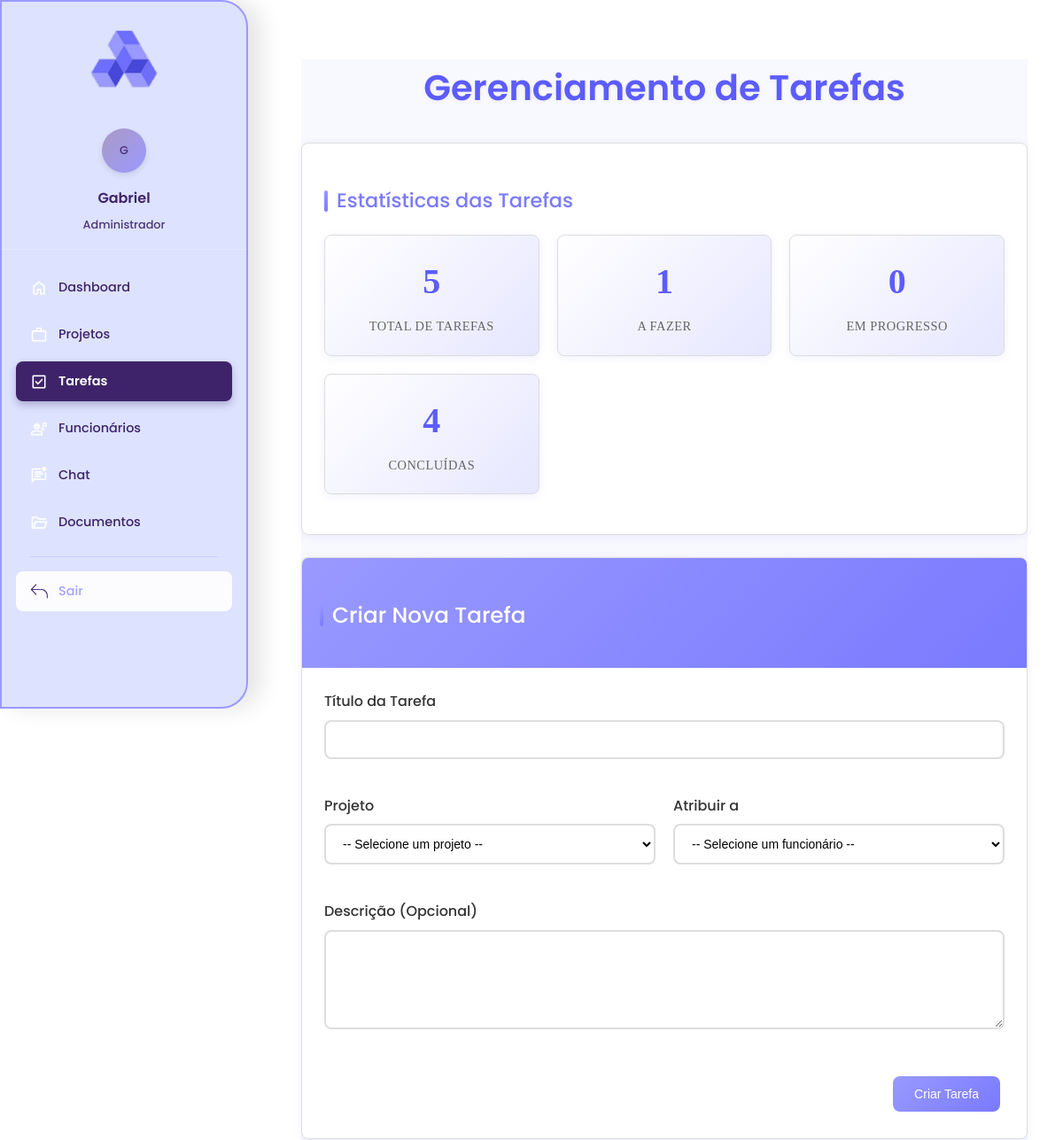
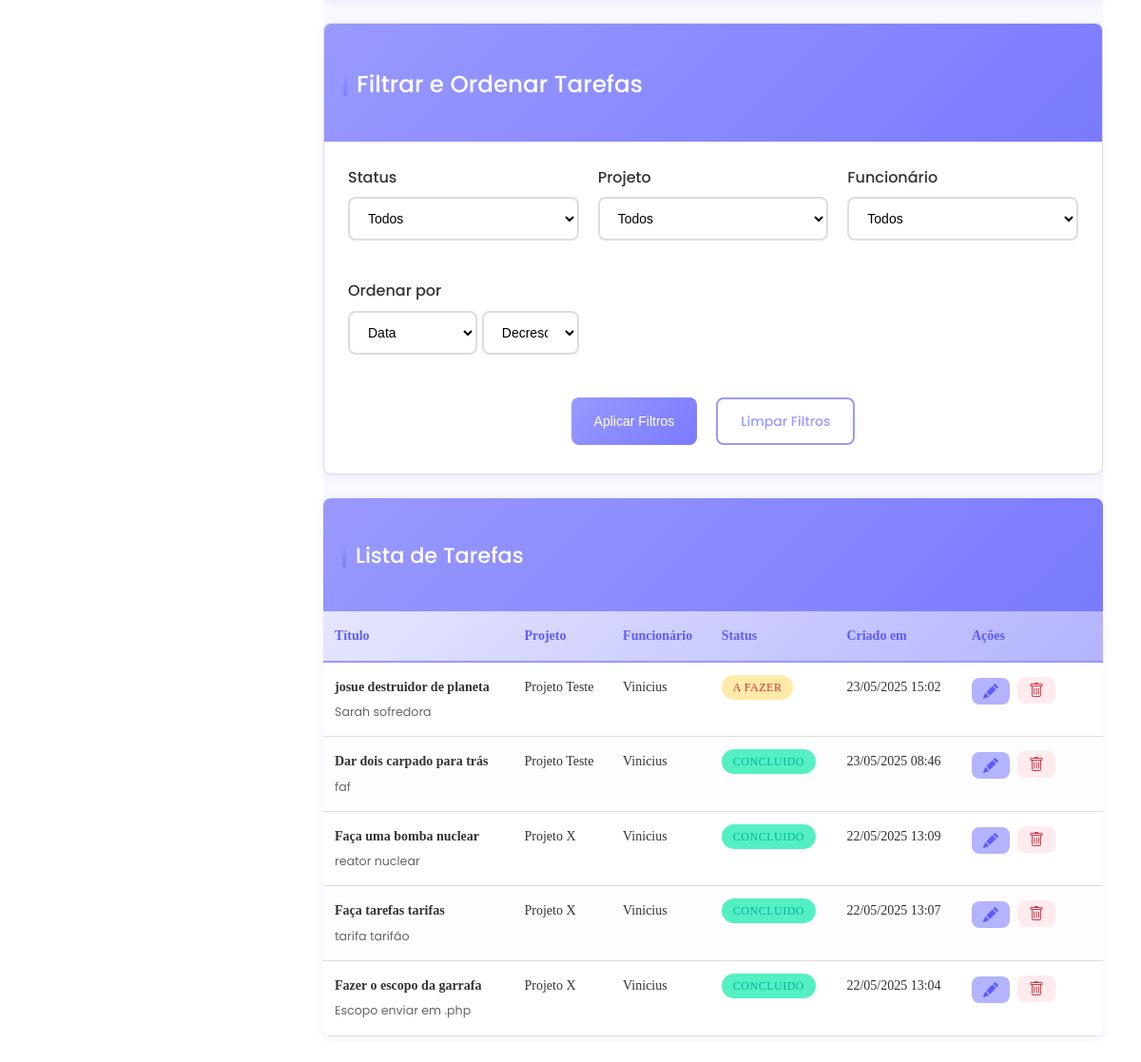
The app's page /gestor/tarefas/tarefas.php (signed in), older data (2 pictures, top to bottom).
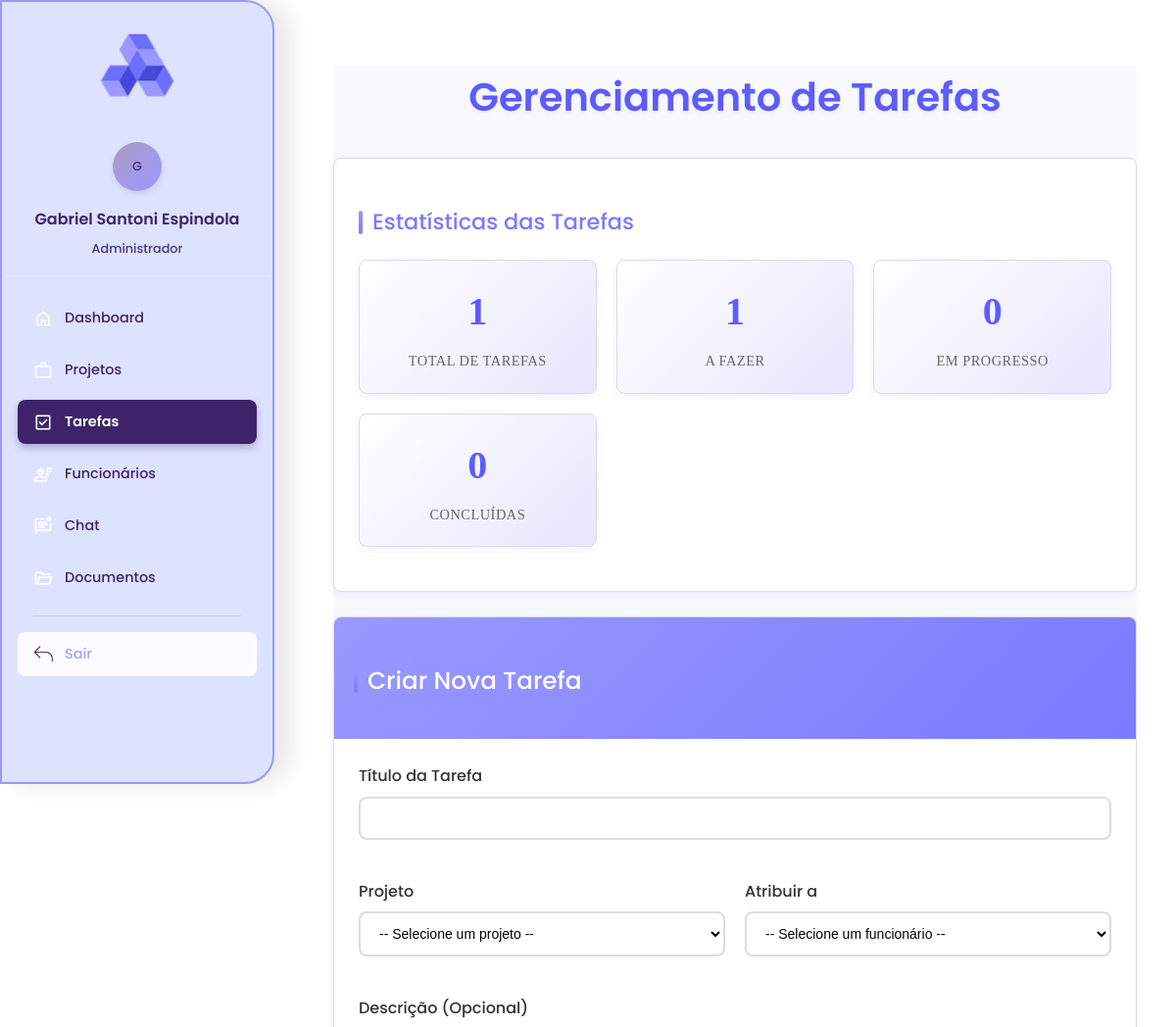
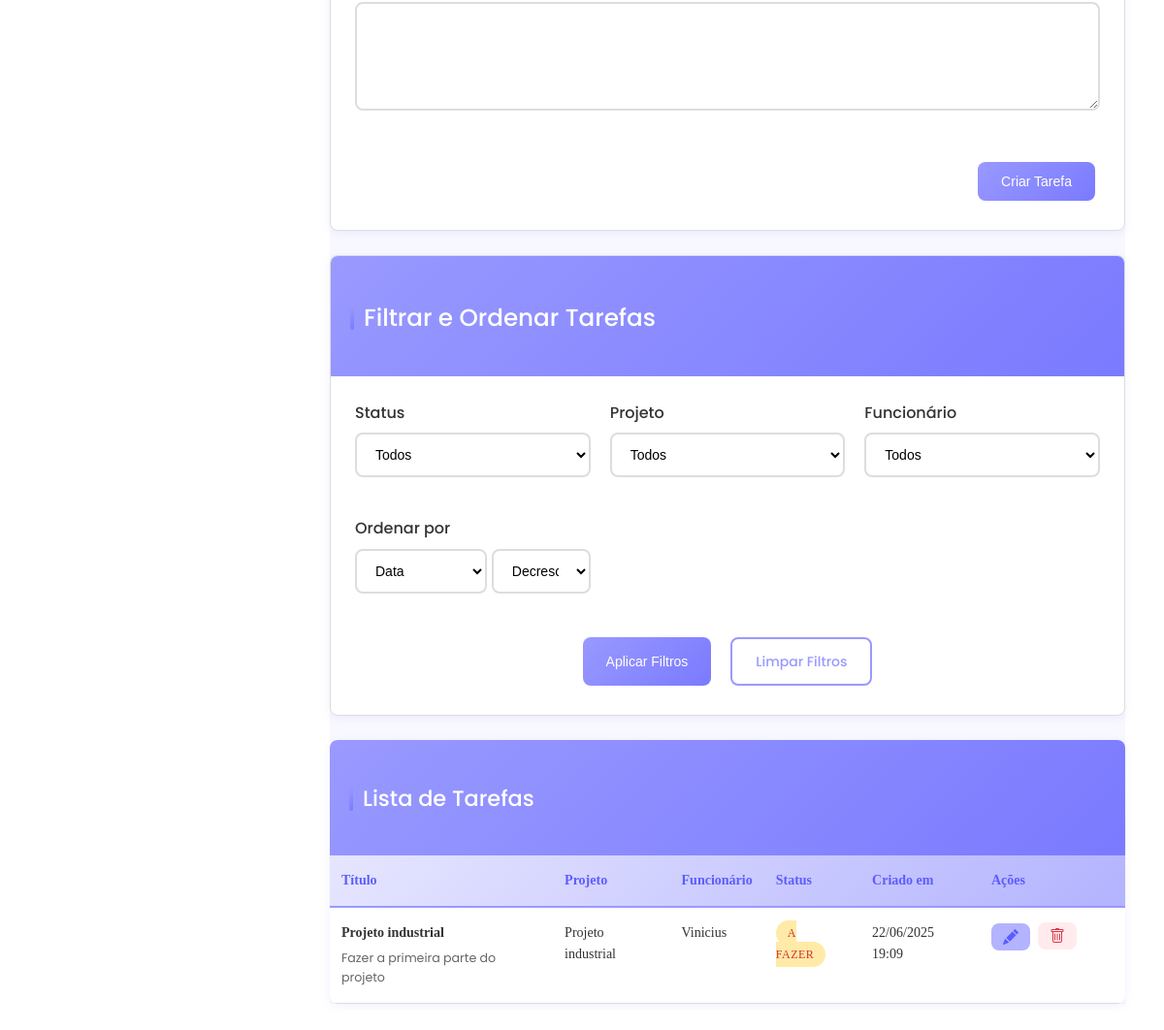
The same page, newer data (2 pictures, top to bottom).
### tables this page shows
CREATE TABLE `tarefas` (
  `id` int(11) NOT NULL,
  `titulo` varchar(255) NOT NULL,
  `descricao` text DEFAULT NULL,
  `status` enum('a_fazer','em_progresso','concluido') DEFAULT 'a_fazer',
  `prioridade` enum('baixa','media','alta') DEFAULT 'media',
  `prazo` date DEFAULT NULL,
  `projeto_id` int(11) DEFAULT NULL,
  `funcionario_id` int(11) DEFAULT NULL,
  `criado_em` timestamp NOT NULL DEFAULT current_timestamp()
);

CREATE TABLE `projetos` (
  `id` int(11) NOT NULL,
  `titulo` varchar(255) NOT NULL,
  `descricao` text DEFAULT NULL,
  `cliente_id` int(11) DEFAULT NULL,
  `status` enum('pendente','aprovado','em_andamento','finalizado','ajustes') DEFAULT 'pendente',
  `data_inicio` date DEFAULT NULL,
  `data_fim` date DEFAULT NULL,
  `criado_em` timestamp NOT NULL DEFAULT current_timestamp()
);

CREATE TABLE `usuarios` (
  `id` int(11) NOT NULL,
  `nome` varchar(100) NOT NULL,
  `email` varchar(100) NOT NULL,
  `senha` varchar(255) NOT NULL,
  `tipo` enum('cliente','admin','funcionario') NOT NULL,
  `criado_em` timestamp NOT NULL DEFAULT current_timestamp()
);

### gestor/tarefas/tarefas.php (the view, shortened to what the changed rows need)
<?php
require '../../conexao.php';
$ordenar_por = $_GET['ordenar'] ?? 'criado_em';
$ordem = $_GET['ordem'] ?? 'DESC';
$where_conditions = [];
$params = [];
$param_types = '';
$where_sql = !empty($where_conditions) ? "WHERE " . implode(" AND ", $where_conditions) : "";
$ordem_valida = in_array($ordem, ['ASC', 'DESC']) ? $ordem : 'DESC';
$colunas_validas = ['titulo', 'status', 'criado_em', 'nome_projeto', 'nome_funcionario'];
$ordenar_valido = in_array($ordenar_por, $colunas_validas) ? $ordenar_por : 'criado_em';
$sql = "
    SELECT
        t.id, t.titulo, t.descricao, t.status, t.criado_em,
        p.titulo AS nome_projeto,
        u.nome AS nome_funcionario
    FROM tarefas t
    LEFT JOIN projetos p ON t.projeto_id = p.id
    LEFT JOIN usuarios u ON t.funcionario_id = u.id
    $where_sql
    ORDER BY $ordenar_valido $ordem_valida
";
if (!empty($params)) {
    $stmt = $conn->prepare($sql);
    $stmt->bind_param($param_types, ...$params);
    $stmt->execute();
    $result = $stmt->get_result();
} else {
    $result = $conn->query($sql);
}
$stats_sql = "
    SELECT
        COUNT(*) as total,
        SUM(CASE WHEN status = 'a_fazer' THEN 1 ELSE 0 END) as a_fazer,
        SUM(CASE WHEN status = 'em_progresso' THEN 1 ELSE 0 END) as em_progresso,
        SUM(CASE WHEN status = 'concluido' THEN 1 ELSE 0 END) as concluido
    FROM tarefas
";
$stats = $conn->query($stats_sql)->fetch_assoc();
?>
<!DOCTYPE html>
<html lang="pt-br">
<head>
    <link rel="stylesheet" href="../css/geral.css">
    <?php include '../sidebar.php'; ?>
</head>
<body>
<body>
    <div class="main-content">
        <div class="conteudo-principal">
            <h1 class="fade-in">Gerenciamento de Tarefas</h1>
            <div class="card fade-in">
                <div class="card-body">
                    <div class="stats-grid">
                        <div class="stat-item">
                            <span class="stat-number"><?= $stats['total'] ?></span>
                            <span class="stat-label">Total de Tarefas</span>
                        </div>
                        <div class="stat-item">
                            <span class="stat-number"><?= $stats['concluido'] ?></span>
                            <span class="stat-label">Concluídas</span>
                        </div>
                    </div>
                </div>
            </div>
            <div class="table-container fade-in">
                <div class="table-responsive">
                    <table>
                        <thead>
                            <tr>
                                <th>Título</th>
                                <th>Projeto</th>
                                <th>Funcionário</th>
                                <th>Status</th>
                                <th>Criado em</th>
                                <th style="width: 150px;">Ações</th>
                            </tr>
                        </thead>
                        <tbody>
                            <?php if ($result->num_rows > 0): ?>
                                <?php while ($t = $result->fetch_assoc()): ?>
                                    <tr>
                                        <td>
                                            <strong><?= htmlspecialchars($t['titulo']) ?></strong>
                                            <?php if ($t['descricao']): ?>
                                                <p style="font-size: 0.9em; color: #666; margin: 5px 0 0 0;"><?= htmlspecialchars(substr($t['descricao'], 0, 70)) ?><?= strlen($t['descricao']) > 70 ? '...' : '' ?></p>
                                            <?php endif; ?>
                                        </td>
                                        <td><?= htmlspecialchars($t['nome_projeto'] ?? 'N/A') ?></td>
                                        <td><?= htmlspecialchars($t['nome_funcionario'] ?? 'N/A') ?></td>
                                        <td>
                                            <?php
                                            $status_class = 'status-' . str_replace('_', '-', $t['status']);
                                            $status_text = ucwords(str_replace('_', ' ', $t['status']));
                                            ?>
                                            <span class="status-badge <?= $status_class ?>"><?= $status_text ?></span>
                                        </td>
                                        <td><?= date('d/m/Y H:i', strtotime($t['criado_em'])) ?></td>
                                        <td>
                                            <div class="table-actions">
                                                <a href="tarefas.php?editar=<?= $t['id'] ?>#form-tarefa" class="action-link action-edit" data-tooltip="Editar">
                                                </a>
                                                <form method="POST" onsubmit="return confirm('Tem certeza que deseja excluir esta tarefa?')" style="display: inline;">
                                                    <button type="submit" class="action-link action-delete" data-tooltip="Excluir">
                                                    </button>
                                                </form>
                                            </div>
                                        </td>
                                    </tr>
                                <?php endwhile; ?>
                            <?php else: ?>
                                <tr>
                                    <td colspan="6" style="text-align: center; padding: 40px;">Nenhuma tarefa encontrada com os filtros aplicados.</td>
                                </tr>
                            <?php endif; ?>
                        </tbody>
                    </table>
                </div>
            </div>
        </div>
    </div>
</body>
</html>

### gestor/sidebar.php (shortened to what the changed rows need)
<?php
function getUserTypeName($type)
{
    $types = [
        'admin' => 'Administrador',
        'funcionario' => 'Funcionário',
        'cliente' => 'Cliente'
    ];
    return $types[$type] ?? 'Usuário';
}
function getCurrentDepth()
{
    $currentPath = $_SERVER['REQUEST_URI'];
    $pathParts = explode('/', trim($currentPath, '/'));
    $pathParts = array_filter($pathParts);
    $augebitIndex = array_search('augebit', $pathParts);
    if ($augebitIndex !== false) {
        return count($pathParts) - $augebitIndex - 1;
    }
    return 0;
}
$depth = getCurrentDepth();
$basePath = str_repeat('../', $depth) . 'augebit/gestor/';
$assetsPath = str_repeat('../', $depth) . 'augebit/assets/';
$navigation = [
    'all' => [
        [
            'icon' => 'icones/Dashboard.png',
            'label' => 'Dashboard',
            'url' => $basePath . 'dashboard_gestor.php',
            'active' => basename($_SERVER['PHP_SELF']) === 'dashboard_gestor.php'
        ],
        [
            'icon' => 'icones/projetos.png',
            'label' => 'Projetos',
            'url' => $basePath . 'projetos/listar_projetos.php',
            'active' => strpos($_SERVER['PHP_SELF'], 'projetos') !== false
        ],
        [
            'icon' => 'icones/NovaTarefa.png',
            'label' => 'Tarefas',
            'url' => $basePath . 'tarefas/tarefas.php',
            'active' => strpos($_SERVER['PHP_SELF'], 'tarefas') !== false
        ],
        [
            'icon' => 'icones/funcionarios.png',
            'label' => 'Funcionários',
            'url' => $basePath . 'usuarios/funcionarios.php',
            'active' => strpos($_SERVER['PHP_SELF'], 'funcionarios') !== false
        ],
        [
            'icon' => 'icones/chat.png',
            'label' => 'Chat',
            'url' => $basePath . 'chat.php',
            'active' => basename($_SERVER['PHP_SELF']) === 'chat.php'
        ],
        [
            'icon' => 'icones/documentos.png',
            'label' => 'Documentos',
            'url' => $basePath . 'documentos/visualizar_documentos.php',
            'active' => strpos($_SERVER['PHP_SELF'], 'documentos') !== false
        ]
    ],
];
$userType = $_SESSION['usuario_tipo'] ?? 'cliente';
$navItems = array_merge(
    $navigation['all'] ?? [],
    $navigation[$userType] ?? []
);
?>
<nav class="sidebar" id="sidebar">
    <div class="user-info">
        <div class="user-avatar">
            <span><?= strtoupper(substr($_SESSION['usuario_nome'] ?? 'U', 0, 1)) ?></span>
        </div>
        <h3><?= htmlspecialchars($_SESSION['usuario_nome'] ?? 'Usuário') ?></h3>
        <span><?= getUserTypeName($userType) ?></span>
    </div>
    <ul class="nav-menu">
        <?php foreach ($navItems as $item): ?>
            <li class="nav-item">
                <a href="<?= htmlspecialchars($item['url']) ?>" class="nav-link <?= $item['active'] ? 'active' : '' ?>"
                    title="<?= htmlspecialchars($item['label']) ?>" data-url="<?= htmlspecialchars($item['url']) ?>">
                    <span class="nav-icon">
                        <img src="<?= $assetsPath ?>img/<?= $item['icon'] ?>" alt="<?= htmlspecialchars($item['label']) ?>"
                            onerror="this.src='<?= $assetsPath ?>img/icones/default.png'">
                    </span>
                    <span class="nav-text"><?= htmlspecialchars($item['label']) ?></span>
                </a>
            </li>
        <?php endforeach; ?>
    </ul>
</nav>

Row changes from the older to the newer data that the page shows:
removed tarefas: titulo "josue destruidor de planeta", descricao "Sarah sofredora", projeto.titulo "Projeto Teste", funcionario.nome "Vinicius", status "A FAZER", criado_em "23/05/2025 15:02"
removed tarefas: titulo "Dar dois carpado para trás", descricao "faf", projeto.titulo "Projeto Teste", funcionario.nome "Vinicius", status "CONCLUIDO", criado_em "23/05/2025 08:46"
removed tarefas: titulo "Faça uma bomba nuclear", descricao "reator nuclear", projeto.titulo "Projeto X", funcionario.nome "Vinicius", status "CONCLUIDO", criado_em "22/05/2025 13:09"
removed tarefas: titulo "Faça tarefas tarifas", descricao "tarifa tarifão", projeto.titulo "Projeto X", funcionario.nome "Vinicius", status "CONCLUIDO", criado_em "22/05/2025 13:07"
removed tarefas: titulo "Fazer o escopo da garrafa", descricao "Escopo enviar em .php", projeto.titulo "Projeto X", funcionario.nome "Vinicius", status "CONCLUIDO", criado_em "22/05/2025 13:04"
added tarefas: titulo "Projeto industrial", descricao "Fazer a primeira parte do projeto", projeto.titulo "Projeto industrial", funcionario.nome "Vinicius", status "A FAZER", criado_em "22/06/2025 19:09"
Text that changed along with them:
$_SESSION['usuario_nome']: "Gabriel" → "Gabriel Santoni Espindola"
$stats['total']: "5" → "1"
$stats['concluido']: "4" → "0"
